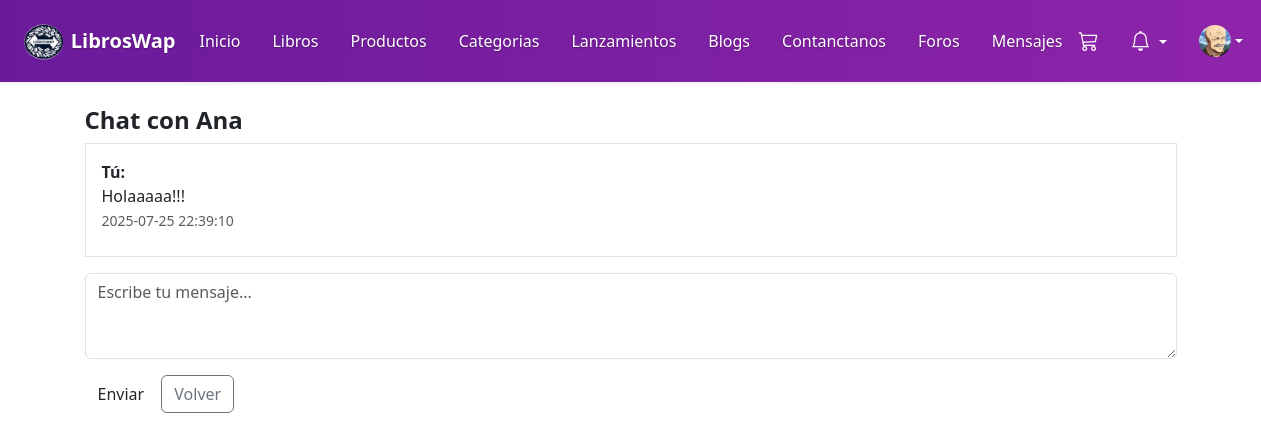
/index.php?c=MensajeController&a=chat&id=2 (signed in), run on the app's committed database.
### tables this page shows
CREATE TABLE `usuarios` (
  `id` int(11) NOT NULL,
  `nombre` varchar(100) NOT NULL,
  `email` varchar(100) NOT NULL,
  `password` varchar(255) NOT NULL,
  `rol` enum('usuario','admin') DEFAULT 'usuario',
  `foto` varchar(255) DEFAULT NULL,
  `bio` text DEFAULT NULL,
  `token_recuperacion` varchar(255) DEFAULT NULL,
  `token_expira` datetime DEFAULT NULL
);

CREATE TABLE `mensajes` (
  `id` int(11) NOT NULL,
  `emisor_id` int(11) NOT NULL,
  `receptor_id` int(11) NOT NULL,
  `mensaje` text NOT NULL,
  `fecha_envio` datetime DEFAULT current_timestamp(),
  `leido` tinyint(1) DEFAULT 0
);

### controllers/MensajeController.php (called while the page is built, shortened)
<?php
require_once __DIR__ . '/../models/Mensaje.php';
require_once __DIR__ . '/../models/Usuario.php';
class MensajeController
{
    public function chat()
    {
        $usuario_id = $_SESSION['usuario']['id'];
        $otro_id = $_GET['id'] ?? null;
        $mensaje = new Mensaje();
        $usuarioModel = new Usuario();
        $mensajes = $mensaje->obtenerConversacion($usuario_id, $otro_id);
        $otro_usuario = $usuarioModel->obtenerPorId($otro_id);
        include __DIR__ . '/../views/layouts/layout_usuario.php';
    }
}

### config/config.php (called while the page is built, shortened)
<?php
function conectar() {
    $conexion = new mysqli(HOST, USER, PASS, DB);
    return $conexion;
}
?>

### models/Usuario.php (called while the page is built, shortened)
<?php
require_once __DIR__ . '/../config/config.php';
class Usuario {
    private $conexion;
    public function __construct() {
        $this->conexion = conectar();
    }
public function obtenerPorId($id) {
    $stmt = $this->conexion->prepare("SELECT * FROM usuarios WHERE id = ?");
    $stmt->bind_param("i", $id);
    $stmt->execute();
    return $stmt->get_result()->fetch_assoc();
}
}

### models/Mensaje.php (called while the page is built, shortened)
<?php
require_once __DIR__ . '/../config/config.php';
class Mensaje
{
    private $db;
    public function __construct()
    {
        $this->db = conectar();
    }
    public function obtenerConversacion($usuario1, $usuario2)
    {
        $sql = "SELECT * FROM mensajes
                WHERE (emisor_id = ? AND receptor_id = ?)
                   OR (emisor_id = ? AND receptor_id = ?)
                ORDER BY fecha_envio ASC";
        $stmt = $this->db->prepare($sql);
        $stmt->bind_param("iiii", $usuario1, $usuario2, $usuario2, $usuario1);
        $stmt->execute();
        $resultado = $stmt->get_result();
        return $resultado->fetch_all(MYSQLI_ASSOC);
    }
}

### views/usuario/chat.php (the view, shortened to what this page needs)
<div class="container mt-4">
    <h4 class="fw-bold text-purple">Chat con <?= htmlspecialchars($otro_usuario['nombre']) ?></h4>
    <div class="border p-3 mb-3" style="max-height: 400px; overflow-y: auto;">
        <?php foreach ($mensajes as $m): ?>
            <div class="mb-2">
                <strong><?= $m['emisor_id'] == $_SESSION['usuario']['id'] ? 'Tú' : 'Usuario #' . $m['emisor_id'] ?>:</strong>
                <p class="mb-0"><?= htmlspecialchars($m['mensaje']) ?></p>
                <small class="text-muted"><?= $m['fecha_envio'] ?></small>
            </div>
        <?php endforeach; ?>
    </div>
    <form method="POST" action="index.php?c=MensajeController&a=enviar">
        <div class="mb-3">
            <textarea name="mensaje" class="form-control" rows="3" placeholder="Escribe tu mensaje..." required></textarea>
        </div>
        <button type="submit" class="btn btn-purple">Enviar</button>
        <a href="index.php?c=MensajeController&a=mensajes" class="btn btn-outline-secondary">Volver</a>
    </form>
</div>

### data on the page
usuarios: nombre "Ana"
mensajes: emisor_id "Tú", mensaje "Holaaaaa!!!", fecha_envio "2025-07-25 22:39:10"
